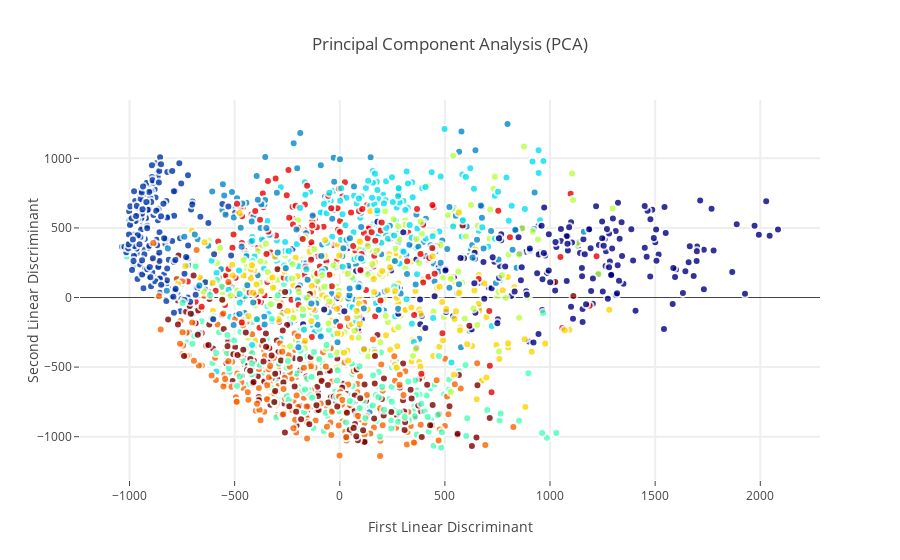

The cell this chart's notebook holds for it:
### Code cell
from IPython.display import display, Math, Latex

# Using the Plotly library again
traceDIM = go.Scatter(
    x = X_train_red[:,0],
    y = X_train_red[:,1],
    name = y_train,
    mode = 'markers',
    text = y_train,
    showlegend = True,
    marker = dict(
        size = 8,
        color = y_train,
        colorscale ='Jet',
        showscale = False,
        line = dict(
            width = 2,
            color = 'rgb(255, 255, 255)'
        ),
        opacity = 0.8
    )
)
data = [traceDIM]

layout = go.Layout(
#    title= title,
    hovermode= 'closest',
    xaxis= dict(
         title= 'First Linear Discriminant',
        ticklen= 5,
        zeroline= False,
        gridwidth= 2,
    ),
    yaxis=dict(
        title= 'Second Linear Discriminant',
        ticklen= 5,
        gridwidth= 2,
    ),
    showlegend= False
)

if ( dimensionality_reduction_method == "lda"):
    title = 'Linear Discriminant Analysis (LDA)'
elif ( dimensionality_reduction_method == "pca" ):
    title = 'Principal Component Analysis (PCA)'
elif ( dimensionality_reduction_method == "tsne" ):
    title = 'TSNE (T-Distributed Stochastic Neighbour Embedding)'

layout.title=title

fig = dict(data=data, layout=layout )
py.iplot(fig, filename='styled-scatter')

### Figure 1 — Plotly figure (JSON) as saved in the notebook; plotly's stock layout.template omitted (floating-point values rounded to 4 significant figures; data arrays with more than 128 entries replaced by an {"elided": "..."} marker saying what was removed)
{"data": [{"marker": {"color": {"elided": "2000 int values"}, "colorscale": "Jet", "line": {"color": "rgb(255, 255, 255)", "width": 2}, "opacity": 0.8, "showscale": false, "size": 8}, "mode": "markers", "name": {"elided": "2000 int values"}, "showlegend": true, "text": {"elided": "2000 int values"}, "type": "scatter", "x": {"elided": "2000 float values"}, "y": {"elided": "2000 float values"}}], "layout": {"hovermode": "closest", "showlegend": false, "title": "Principal Component Analysis (PCA)", "xaxis": {"gridwidth": 2, "ticklen": 5, "title": "First Linear Discriminant", "zeroline": false}, "yaxis": {"gridwidth": 2, "ticklen": 5, "title": "Second Linear Discriminant"}}}
